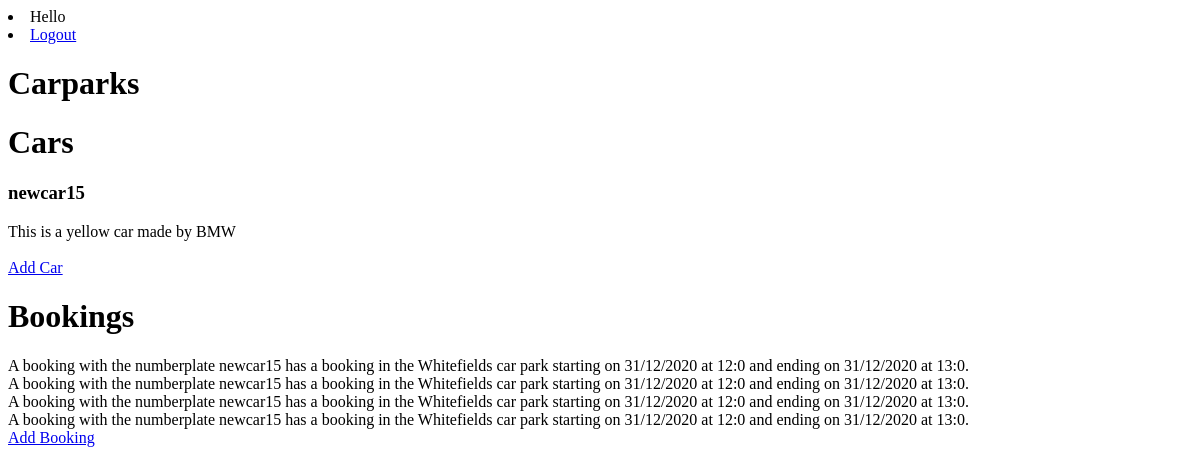
The app's page / (signed in), older data.
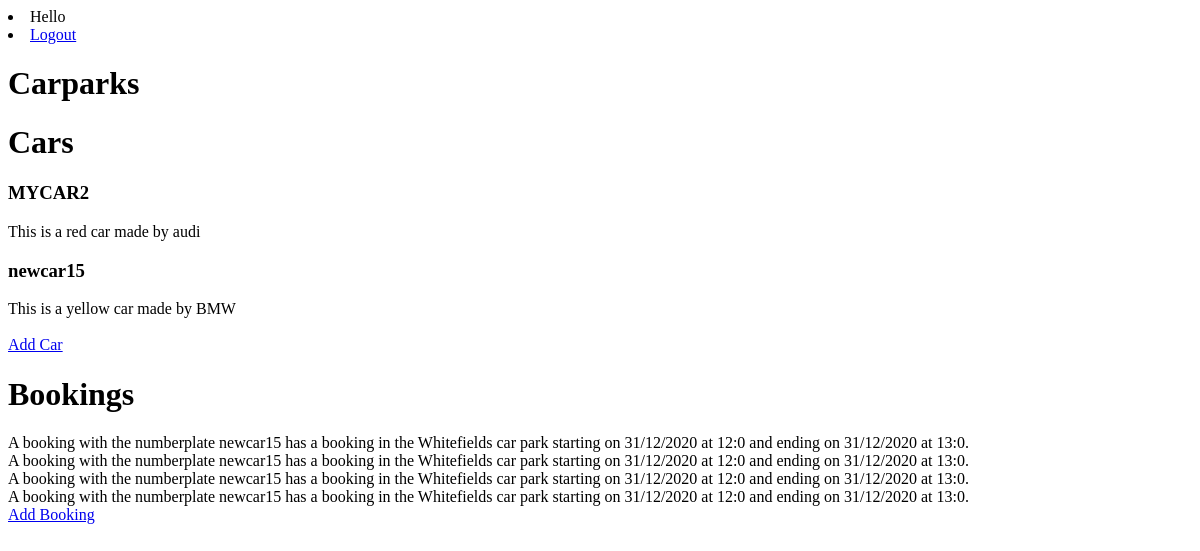
The same page, newer data.
### accounts/models.py (models this page shows)
class Car(models.Model):
    CAR_COLOURS = (  # CAR_COLOURS reduces car colour into a single charater
        ('b', 'blue'),
        ('r', 'red'),
        ('g', 'green'),
        ('y', 'yellow'),
        ('o', 'orange'),
        ('s', 'black'),
        ('n', 'brown'),
        ('w', 'white')
    )
    colour = models.CharField(max_length = 1, default = 's', choices = CAR_COLOURS)
    car_number_plate = models.CharField(max_length = 7, primary_key = True, default = None)# car number plate is unique so is used as primary key
    manufacturer = models.CharField(max_length = 20, default = None)

class Booking(models.Model):
    user = models.ForeignKey('auth.User', on_delete=models.CASCADE, default = None)# who has made the booking
    car = models.ForeignKey(Car, on_delete = models.CASCADE, default = None) # which car has the booking been made with
    start_datetime = models.DateTimeField(default = datetime(2020,12,31,12,0)) # the date and time of the start of the booking
    end_datetime = models.DateTimeField(default = datetime(2020,12,31,13,0)) # # the date and time of the end of the booking
    carpark = models.ForeignKey('home.Carpark', on_delete = models.CASCADE, default = None) # which carpark the booking is

### home/models.py (models this page shows)
class Carpark(models.Model):
    name = models.CharField(max_length = 20)
    total_places = models.SmallIntegerField()

### home/views.py (the view)
# urls.py: path('', views.home, name='home'),
def home(request):
    carparks = Carpark.objects.all()
    carpark_list = []
    if request.user.is_authenticated:
        numberplates = User_Car_Mapping.objects.filter(user__exact = request.user).values_list('car', flat = True)
        cars = Car.objects.filter(car_number_plate__in = numberplates)
        bookings = Booking.objects.filter(car__in = cars)
    else:
        cars =[]
        bookings=[]
    if cars:
        is_car_empty = False
    else:
        is_car_empty = True
    if bookings:
        is_booking_empty = False
    else:
        is_booking_empty = True
    return render(request, 'index.html', {'carparks' : carpark_list, 'cars' : cars, 'is_car_empty' : is_car_empty, 'is_booking_empty' : is_booking_empty, 'bookings': bookings})

### templates/index.html (shortened to what this page needs)
<!DOCTYPE html>
<html>
<head>
</head>
<body>
    <div>
        {% if user.is_authenticated %}
            <li>Hello {{user.first_name}}</li>
            <li><a href='accounts/logout'>Logout</a></li>
        {% else %}
            <li><a href='accounts/register'>Register</a></li>
            <li><a href='accounts/login'>Login</a></li>
        {% endif %}
    </div>
    <div>
        <h1>Carparks</h1>
    </div>
    <div>
        {% if user.is_authenticated %}
            <h1>Cars</h1>
            {% if not is_car_empty %}
                {% for car in cars %}
                    <h3>{{car.car_number_plate}}</h3>
                    This is a {{car.get_colour_display}} car made by {{car.manufacturer}}<br>
                {% endfor %}
            <br>
            {% endif %}
            <a href='accounts/add_car'>Add Car</a><br>
        {% endif %}
    </div>
    <div>
        {% if user.is_authenticated %}
            <h1>Bookings</h1>
            {% if not is_booking_empty %}
                {%for booking in bookings %}
                    A booking with the numberplate {{booking.car.car_number_plate}} has a booking in the {{booking.carpark.name}} car park starting on {{booking.start_datetime.day}}/{{booking.start_datetime.month}}/{{booking.start_datetime.year}} at {{booking.start_datetime.hour}}:{{booking.start_datetime.minute}} and ending on {{booking.end_datetime.day}}/{{booking.end_datetime.month}}/{{booking.end_datetime.year}} at {{booking.end_datetime.hour}}:{{booking.end_datetime.minute}}.<br>
                {% endfor %}
            {% endif %}
            <a href='accounts/add_booking'>Add Booking</a><br>
        {% endif %}
    </div>
</body>
</html>

Row changes from the older to the newer data that the page shows:
added Car: car_number_plate "MYCAR2", colour "red", manufacturer "audi"
